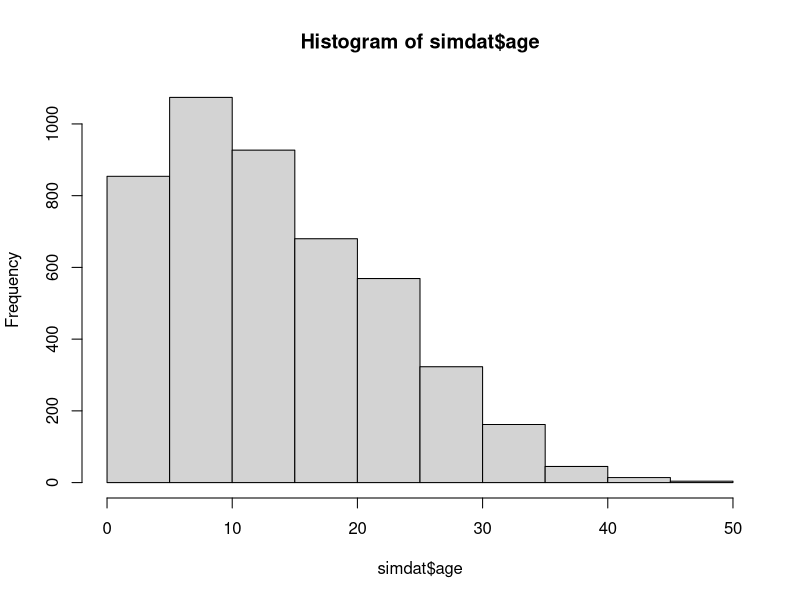
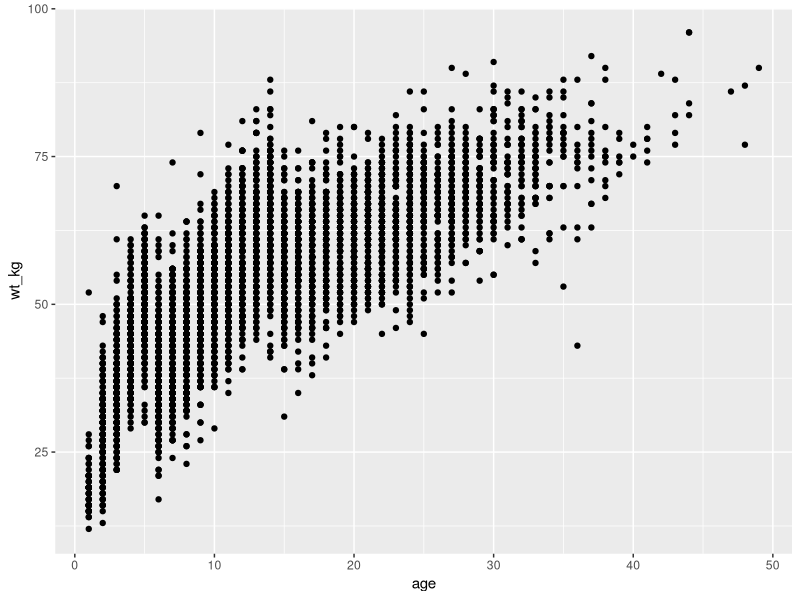
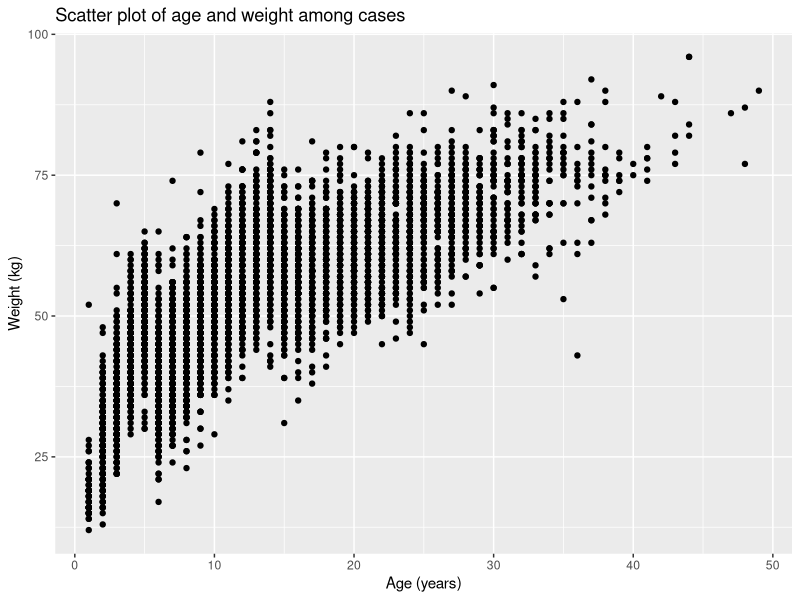
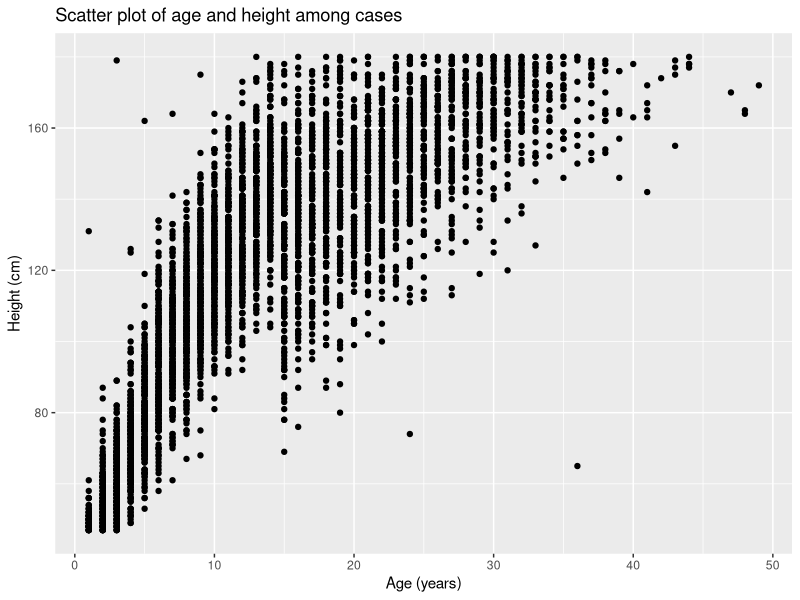
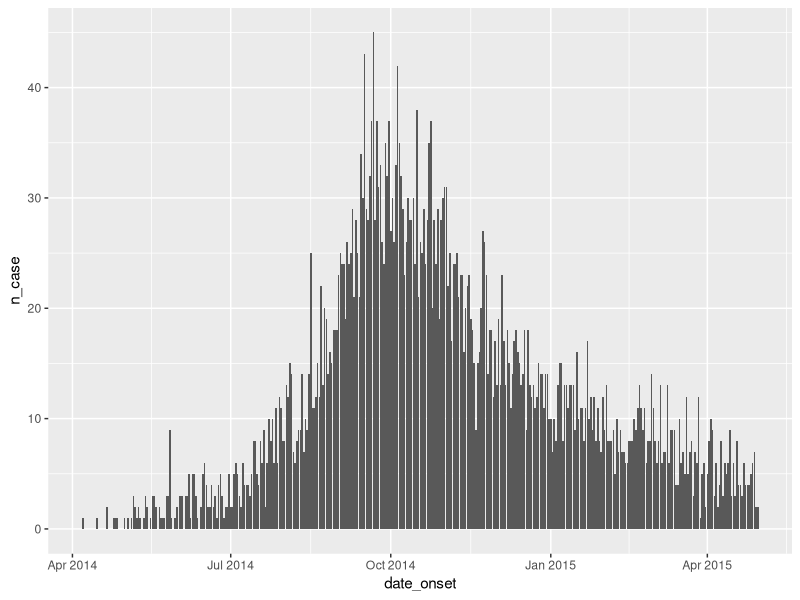
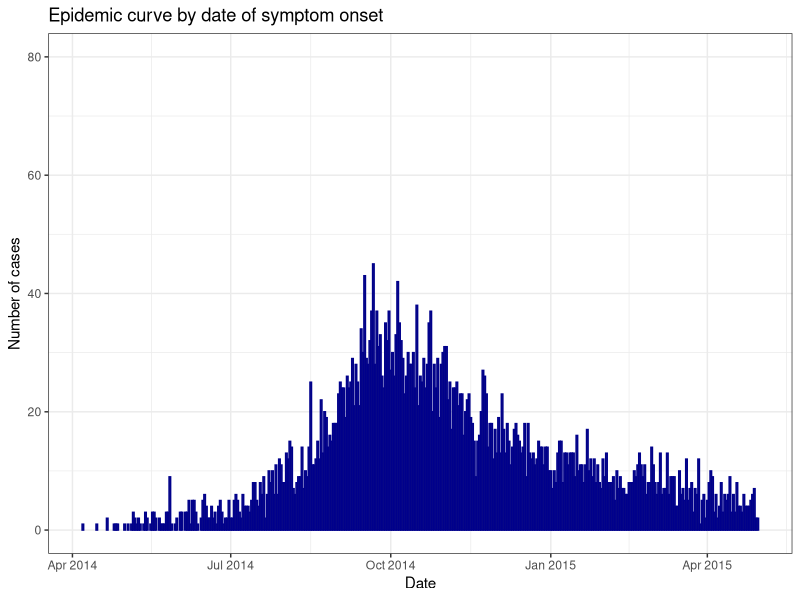
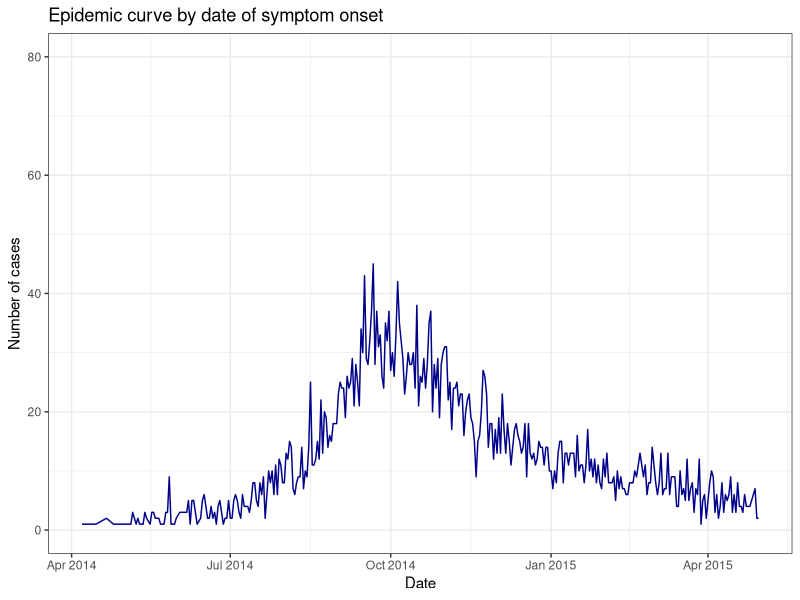
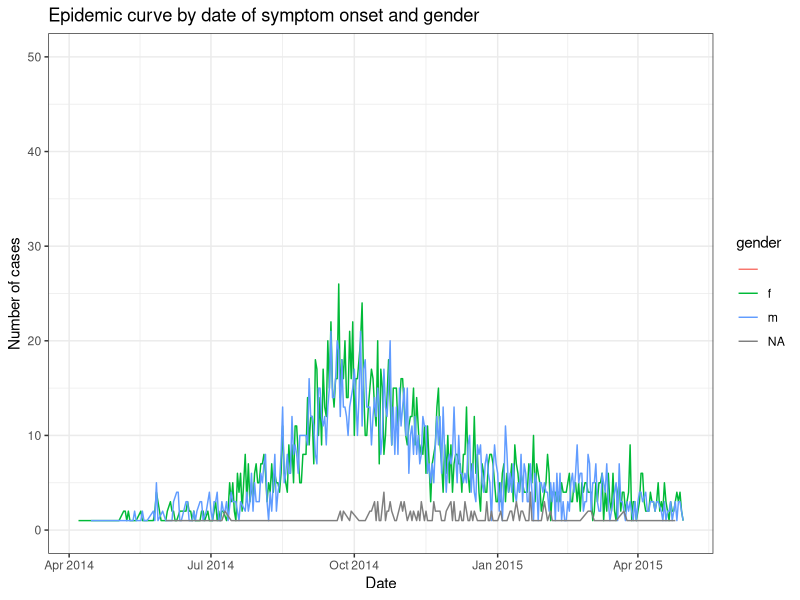

The R script that drew these images, in order:
## ---- chunk 1
simdat <- read.csv("data_sim.csv") #We can do this...

#simdat <- read.csv("C:/Users/zlh3/OneDrive - CDC/Grimaudo Personal/PE Fellowship Materials/trainings #materials/R_crash_course_DVBD/data_sim.csv") #... instead of this.
## ---- chunk 2
#install.packages("tidyverse")  #Installing the package -- this will take a moment. 
#library(tidyverse)             #Loading the package. 
## ---- chunk 3
?unique()
## ---- chunk 4
View(simdat)
unique(simdat$hospital) # Tells you all the unique values in the specified column ($hospital)
str(simdat) # Tells you what kind of data is contained in your dataframe
head(simdat) # Returns the first several rows of data in your dataframe
tail(simdat) # Returns the last several rows of data in your dataframe
dim(simdat) # Tells you the size of your dataframe
names(simdat) # Tells you the column names in your dataframe
nrow(simdat) # Returns the number of rows in your dataframe
ncol(simdat) # Returns the number of columns in your dataframe.
hist(simdat$age) # Returns a histogram of a column in your dataframe containing numerical data, in this case age. 
## ---- chunk 5
simdat$state <- "Colorado" # Creating a state column. 

# The above line of code creates the new column, 'state,' in our dataframe, 'simdat,' and fills every cell with the character "Colorado". Even though this column did not yet exist, we created it by assigning it values using the <- assignment syntax. 

simdat$bmi <- simdat$wt_kg/(simdat$ht_cm/100) #Creating a bmi column. 

# Above, we created a new column, bmi, in the simdat dataframe that contains each individual's body mass index (BMI), which is a function of their weight and height. In specifying this new column, we used the patient's height and weight data stored in separate columns in the dataframe, plugging them into the BMI equation. 

simdat$logbmi <- log10(simdat$bmi) #Creating a column of log-transformed bmi values. 

# In the above line, we used the function 'log10()', which log(base-10)-transforms numerical data passed to the function. We
# passed the data contained in the bmi column we just created to this function to log-transform it and store the results in the logbmi column. 
## ---- chunk 6
require(dplyr)
## ---- chunk 7
simdat.military <- simdat[simdat$hospital == "Military Hospital",]
# The above line of code uses the base-R indexing system: dataframe[row, column]. We specified the new dataframe, simdat.military, to be a subset of simdat, specifically those rows where the 'hospital' column contains a string exactly equal to "Military Hospital". By leaving the column entry after the "," blank, we told R to include all of the column originally contained in simdat.

# It is important to use == here instead of = because we are asking R to find values that exactly equal some string. The single = can be used in lieu of <- for assignment, but we are not trying to assign any values, but rather find them. 

simdat.military <- subset(simdat, hospital == "Military Hospital")
# The above line creates the same new dataframe, simdat.military, but uses the base-R function, subset(). 

simdat.military <- filter(simdat, hospital == "Military Hospital")
# The above line of code does the exact same thing, but using the filter() function from the dplyr Package. 

dim(simdat.military) # As you can see, the size of our dataframe has reduced compared to simdat, indicating the subsetting worked. 
## ---- chunk 8
# Indexing first: 
simdat.18 <- simdat[simdat$age>18,] #However, this line does NOT include individuals that are exactly 18 years-old...
simdat.18 <- simdat[simdat$age>=18,] # ...this one does. 

# subset():
simdat.18 <- subset(simdat, age >= 18)

# filter():
simdat.18 <- filter(simdat, age >= 18)
dim(simdat.18) # Looks like the subsetting was successful. 
## ---- chunk 9
# Look to the right for plain English translations. 

outcome.summ <- simdat %>% # To make a new dataframe called outcome.summ, first take simdat AND THEN...
  group_by(hospital, outcome) %>% # ... group together all of its data based on hospital and outcome AND THEN...
  summarise(bmi.mean = mean(bmi), bmi.sd = sd(bmi)) # ... summarize each group's BMI data, storing the mean in a column called "bmi.mean" and the standard deviation in a column called "bmi.sd". 
## ---- chunk 10
write.csv(outcome.summ, "bmi_summ_dat.csv", row.names = F)
# The row.names = F argument tells R to, when writing the .csv, to not include row number as a column in the spreadsheet. 
## ---- chunk 11
class(simdat$date_onset)
## ---- chunk 12
#Using base R
simdat$date_onset <- as.Date(simdat$date_onset, format="%m/%d/%Y")

#Using tidyverse
simdat<- simdat%>%
          mutate(date_onset=as.Date(date_onset,format="%m/%d/%Y"))
## ---- chunk 13
class(simdat$date_onset)
head(simdat$date_onset)
## ---- chunk 14
#Using base R
simdat.2014<-simdat[simdat$date_onset<=as.Date("2014-12-31"),]

#Using tidyverse
simdat.2014<- simdat%>%
                  filter(date_onset<=as.Date("2014-12-31"))
## ---- chunk 15
# Using base R
simdat$date_outcome<-as.Date(simdat$date_outcome, format="%m/%d/%Y")

simdat<- simdat%>%
            mutate(date_outcome=as.Date(date_outcome, format="%m/%d/%Y"))

class(simdat$date_outcome)
## ---- chunk 16
#Using base R
simdat$days_outcome_onset <- simdat$date_outcome-simdat$date_onset

#Using tidyverse
simdat <- simdat%>%
            mutate(days_outcome_onset = date_outcome-date_onset)
## ---- chunk 17
#install.packages("ggplot2")
library(ggplot2)
## ---- chunk 18
ggplot(data=simdat,              #data
        aes(x=age, y=wt_kg))+    #aes mapping of x and y axis
        geom_point()             #specifying scatter plot
## ---- chunk 19
ggplot(data=simdat,                                              #data
        aes(x=age, y=wt_kg))+                                    #aes mapping of x and y axis
        geom_point()+                                            #specifying scatter plot
        ggtitle("Scatter plot of age and weight among cases")+   #Plot title
        xlab("Age (years)")+                                     #X-axis label
        ylab("Weight (kg)")                                      #Y-axis label
  
## ---- chunk 20
ggplot(data=simdat,                                              #data
        aes(x=age, y=ht_cm))+                                    #aes mapping of x and y axis
        geom_point()+                                            #specifying scatter plot
        ggtitle("Scatter plot of age and height among cases")+   #Plot title
        xlab("Age (years)")+                                     #X-axis label
        ylab("Height (cm)")                                      #Y-axis label
## ---- chunk 21
simdat.day.summ<-simdat%>%
                  group_by(date_onset)%>%
                  summarise(n_case=n())
                  
## ---- chunk 22

ggplot(data=simdat.day.summ,                                              #data
        aes(x=date_onset, y=n_case))+                                    #aes mapping of x and y axis
        geom_col()                                                      #specifying bar plot

## ---- chunk 23
ggplot(data=simdat.day.summ,                                              #data
        aes(x=date_onset, y=n_case))+                                    #aes mapping of x and y axis
        geom_col(color="darkblue")+                                                     #specifying bar plot  
        ggtitle("Epidemic curve by date of symptom onset")+              #Plot title
          xlab("Date")+                                                    #X-axis label
          ylab("Number of cases")+                                          #Y-axis label
          ylim(0,80)+
          theme_bw()
## ---- chunk 24
ggplot(data=simdat.day.summ,                                              #data
        aes(x=date_onset, y=n_case))+                                    #aes mapping of x and y axis
        geom_line(color="darkblue")+                                                     #specifying bar plot  
        ggtitle("Epidemic curve by date of symptom onset")+              #Plot title
          xlab("Date")+                                                    #X-axis label
          ylab("Number of cases")+                                          #Y-axis label
        ylim(0,80)+
        theme_bw()
## ---- chunk 25
simdat.day.gend.summ<-simdat%>%
                  group_by(date_onset,gender)%>%
                  summarise(n_case=n())

ggplot(data=simdat.day.gend.summ,                                              #data
        aes(x=date_onset, y=n_case,color=gender))+                                    #aes mapping of x and y axis
        geom_line()+                                                     #specifying bar plot  
        ggtitle("Epidemic curve by date of symptom onset and gender")+              #Plot title
          xlab("Date")+                                                    #X-axis label
          ylab("Number of cases")+                                          #Y-axis label
          ylim(0,50)+
          theme_bw()

## ---- chunk 26
print("Congratulations!")
